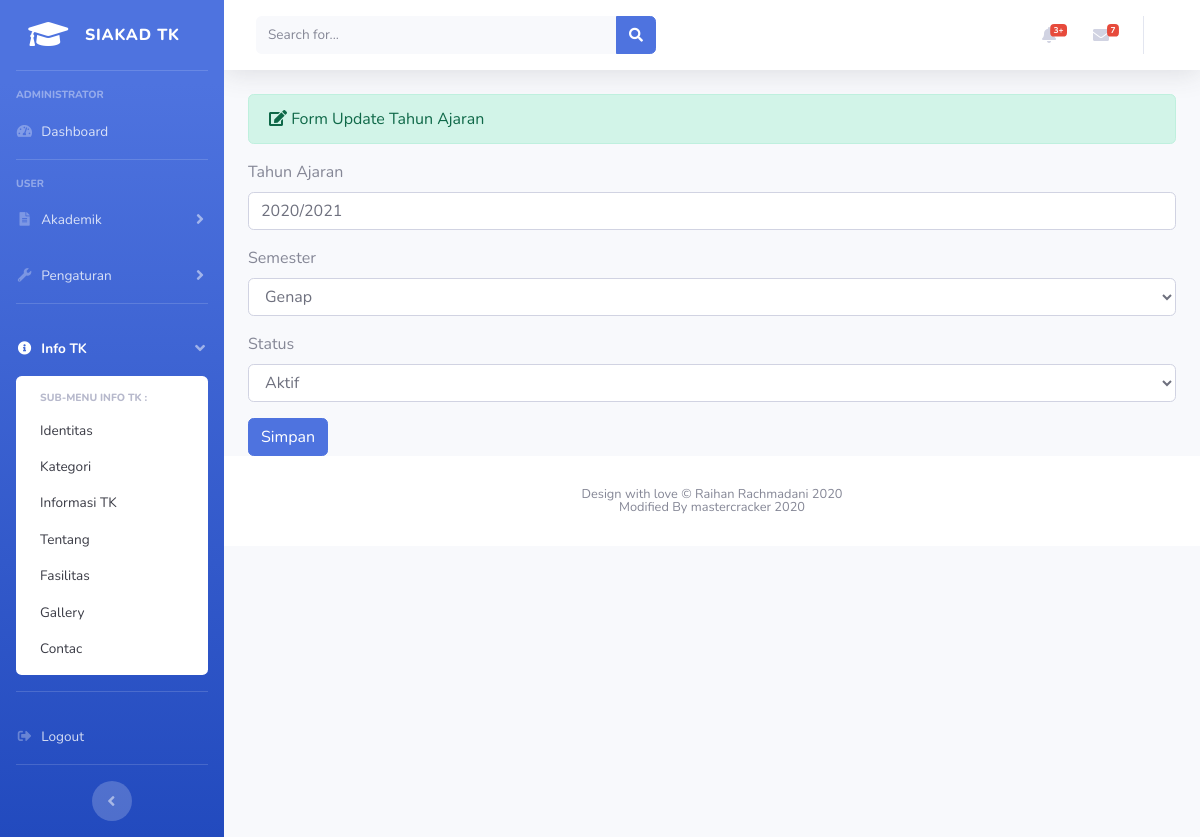
Page /tahun_ajaran/update/2 on the committed database.
### tables this page shows
CREATE TABLE `tahun_ajaran` (
  `id` int(11) NOT NULL,
  `tahun_ajaran` varchar(20) NOT NULL,
  `semester` varchar(20) NOT NULL,
  `status` varchar(20) NOT NULL
);

### application/controllers/tahun_ajaran.php (called while the page is built, shortened)
<?php
class tahun_ajaran extends CI_Controller
{
    public function update($id)
    {
        $data['title'] = 'Siakad TK';
        $where = array('id' => $id);
        $data['tahun_ajaran'] = $this->tahunajaran_model->edit_data($where, 'tahun_ajaran')->result();
        $this->load->view('template/header', $data);
        $this->load->view('template/sidebar', $data);
        $this->load->view('template/topbar', $data);
        $this->load->view('user/tahun_ajaran_update', $data);
        $this->load->view('template/footer');
    }
}

### index.php (called while the page is built, shortened)
<?php
require_once BASEPATH.'core/CodeIgniter.php';

### application/models/tahunajaran_model.php (called while the page is built, shortened)
<?php
class tahunajaran_model extends CI_Model
{
    public function edit_data($where, $table)
    {
        return $this->db->get_where($table, $where);
    }
}

### application/views/user/tahun_ajaran_update.php (the view, shortened to what this page needs)
<div class="container-fluid">
    <div class="alert alert-success" role="alert">
        <i class="fas fa-edit"></i> Form Update Tahun Ajaran
    </div>
    <?php foreach ($tahun_ajaran as $ta) : ?>
        <form method="post" action="<?= base_url('tahun_ajaran/update_aksi'); ?>">
            <div class="form-group">
                <label>Tahun Ajaran</label>
                <input type="text" name="tahun_ajaran" class="form-control" value="<?= $ta->tahun_ajaran; ?>">
            </div>
            <div class="form-group">
                <label>Semester</label>
                <select name="semester" class="form-control">
                    <option><?= $ta->semester; ?></option>
                </select>
            </div>
            <div class="form-group">
                <label>Status</label>
                <select name="status" class="form-control">
                    <option><?= $ta->status; ?></option>
                </select>
            </div>
            <button type="submit" class="btn btn-primary">Simpan</button>
        </form>
    <?php endforeach; ?>
</div>

### rows in the picture
tahun_ajaran: tahun_ajaran "2020/2021", semester "Genap", status "Aktif"
